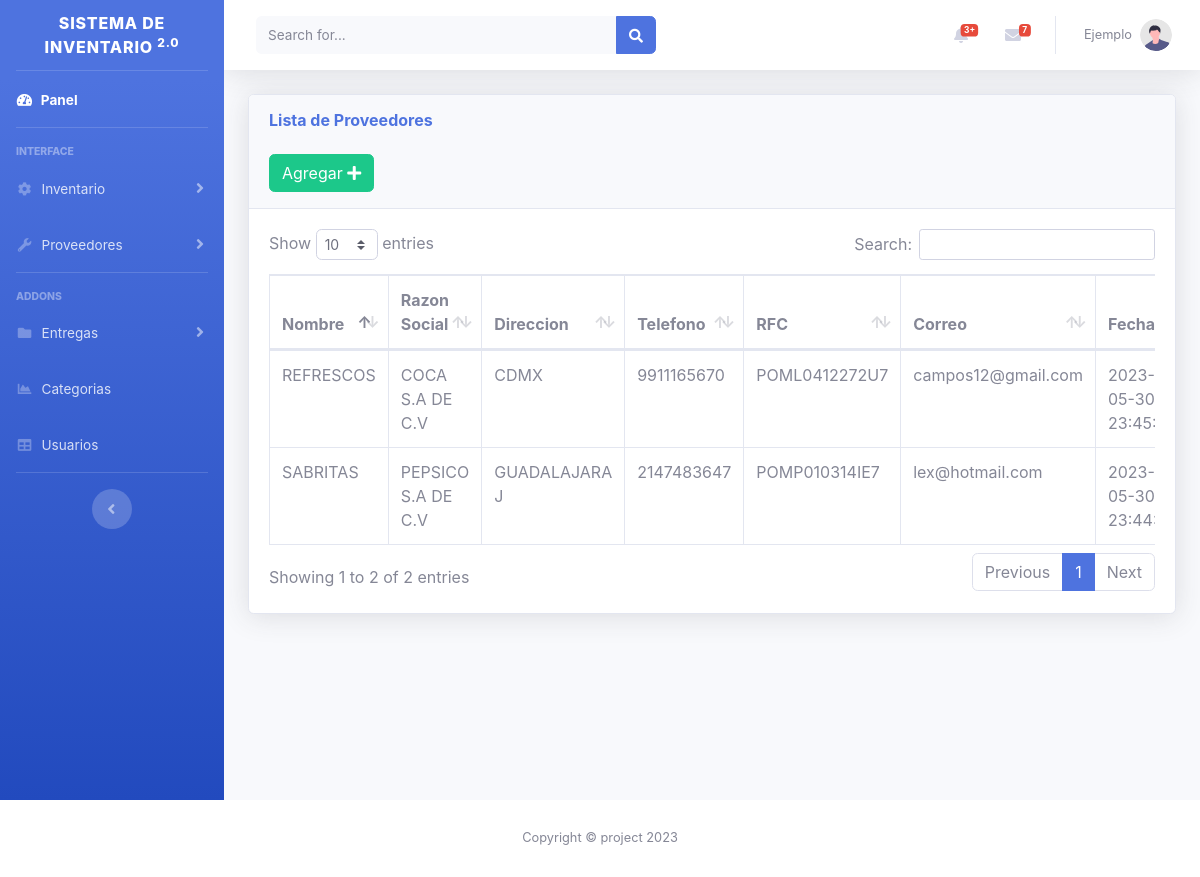
The page /views/proveedores.php (signed in) on the database its author committed.
### tables this page shows
CREATE TABLE `proveedores` (
  `id` int(11) NOT NULL,
  `name` varchar(150) NOT NULL,
  `r_social` varchar(250) NOT NULL,
  `direccion` varchar(250) NOT NULL,
  `telefono` varchar(50) NOT NULL,
  `rfc` varchar(250) NOT NULL,
  `correo` varchar(150) NOT NULL,
  `fecha` timestamp NOT NULL DEFAULT current_timestamp() ON UPDATE current_timestamp()
);

### views/proveedores.php (the view, shortened to what this page needs)
<?php include "../includes/header.php"; ?>
<body id="page-top">
    <div class="container-fluid">
        <div class="card shadow mb-4">
            <div class="card-header py-3">
                <h6 class="m-0 font-weight-bold text-primary">Lista de Proveedores</h6>
                <br>
                <button type="button" class="btn btn-success" data-toggle="modal" data-target="#prov">
                    <span class="glyphicon glyphicon-plus"></span> Agregar <i class="fa fa-plus"></i> </a></button>
            </div>
            <div class="card-body">
                <div class="table-responsive">
                    <table class="table table-bordered" id="dataTable" width="100%" cellspacing="0">
                        <thead>
                            <tr>
                                <th>Nombre</th>
                                <th>Razon Social</th>
                                <th>Direccion</th>
                                <th>Telefono</th>
                                <th>RFC</th>
                                <th>Correo</th>
                                <th>Fecha</th>
                            </tr>
                        </thead>
                        <tbody>
                            <?php
                            require_once("../includes/db.php");
                            $result = mysqli_query($conexion, "SELECT * FROM proveedores ");
                            while ($fila = mysqli_fetch_assoc($result)) :
                            ?>
                                <tr>
                                    <td><?php echo $fila['name']; ?></td>
                                    <td><?php echo $fila['r_social']; ?></td>
                                    <td><?php echo $fila['direccion']; ?></td>
                                    <td><?php echo $fila['telefono']; ?></td>
                                    <td><?php echo $fila['rfc']; ?></td>
                                    <td><?php echo $fila['correo']; ?></td>
                                    <td><?php echo $fila['fecha']; ?></td>
                                </tr>
                            <?php endwhile; ?>
                        </tbody>
                    </table>
                </div>
            </div>
        </div>
    </div>
    </div>
    </div>
    </div>
</body>
<?php include "../includes/footer.php"; ?>
</html>

### rows shown on the page
proveedores: name "SABRITAS", r_social "PEPSICO S.A DE C.V", direccion "GUADALAJARA J", telefono "2147483647", rfc "POMP010314IE7", correo "lex@hotmail.com", fecha "2023-05-30…"
proveedores: name "REFRESCOS", r_social "COCA S.A DE C.V", direccion "CDMX", telefono "9911165670", rfc "POML0412272U7", correo "campos12@gmail.com", fecha "2023-05-30…"

### other values the page prints
$_SESSION['usuario'] "Ejemplo"
